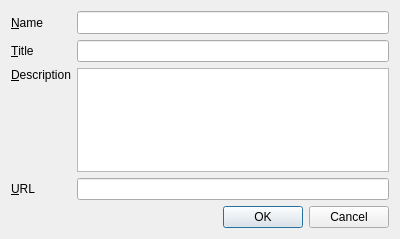
<ui version="4.0" >
 <class>AddUpdateSourceDialog</class>
 <widget class="QDialog" name="AddUpdateSourceDialog" >
  <property name="geometry" >
   <rect>
    <x>0</x>
    <y>0</y>
    <width>400</width>
    <height>239</height>
   </rect>
  </property>
  <property name="windowTitle" >
   <string>Add Update Source</string>
  </property>
  <layout class="QVBoxLayout" >
   <item>
    <layout class="QGridLayout" >
     <item row="0" column="0" >
      <widget class="QLabel" name="label" >
       <property name="text" >
        <string>&amp;Name</string>
       </property>
       <property name="buddy" >
        <cstring>txtName</cstring>
       </property>
      </widget>
     </item>
     <item row="0" column="1" >
      <widget class="QLineEdit" name="txtName" >
       <property name="font" >
        <font>
         <pointsize>10</pointsize>
         <weight>75</weight>
         <bold>true</bold>
        </font>
       </property>
      </widget>
     </item>
     <item row="1" column="0" >
      <widget class="QLabel" name="label_2" >
       <property name="text" >
        <string>&amp;Title</string>
       </property>
       <property name="buddy" >
        <cstring>txtTitle</cstring>
       </property>
      </widget>
     </item>
     <item row="1" column="1" >
      <widget class="QLineEdit" name="txtTitle" >
       <property name="font" >
        <font>
         <pointsize>9</pointsize>
         <italic>false</italic>
        </font>
       </property>
      </widget>
     </item>
     <item row="2" column="0" >
      <widget class="QLabel" name="label_3" >
       <property name="text" >
        <string>&amp;Description</string>
       </property>
       <property name="alignment" >
        <set>Qt::AlignLeading|Qt::AlignLeft|Qt::AlignTop</set>
       </property>
       <property name="buddy" >
        <cstring>txtDescription</cstring>
       </property>
      </widget>
     </item>
     <item row="2" column="1" >
      <widget class="QTextEdit" name="txtDescription" />
     </item>
     <item row="3" column="0" >
      <widget class="QLabel" name="label_4" >
       <property name="text" >
        <string>&amp;URL</string>
       </property>
       <property name="buddy" >
        <cstring>txtUrl</cstring>
       </property>
      </widget>
     </item>
     <item row="3" column="1" >
      <widget class="QLineEdit" name="txtUrl" >
       <property name="palette" >
        <palette>
         <active>
          <colorrole role="Text" >
           <brush brushstyle="SolidPattern" >
            <color alpha="255" >
             <red>0</red>
             <green>45</green>
             <blue>195</blue>
            </color>
           </brush>
          </colorrole>
         </active>
         <inactive>
          <colorrole role="Text" >
           <brush brushstyle="SolidPattern" >
            <color alpha="255" >
             <red>0</red>
             <green>45</green>
             <blue>195</blue>
            </color>
           </brush>
          </colorrole>
         </inactive>
         <disabled>
          <colorrole role="Text" >
           <brush brushstyle="SolidPattern" >
            <color alpha="255" >
             <red>106</red>
             <green>104</green>
             <blue>100</blue>
            </color>
           </brush>
          </colorrole>
         </disabled>
        </palette>
       </property>
       <property name="font" >
        <font>
         <underline>true</underline>
        </font>
       </property>
      </widget>
     </item>
    </layout>
   </item>
   <item>
    <spacer>
     <property name="orientation" >
      <enum>Qt::Vertical</enum>
     </property>
     <property name="sizeHint" >
      <size>
       <width>20</width>
       <height>40</height>
      </size>
     </property>
    </spacer>
   </item>
   <item>
    <widget class="QDialogButtonBox" name="buttonBox" >
     <property name="orientation" >
      <enum>Qt::Horizontal</enum>
     </property>
     <property name="standardButtons" >
      <set>QDialogButtonBox::Cancel|QDialogButtonBox::NoButton|QDialogButtonBox::Ok</set>
     </property>
    </widget>
   </item>
  </layout>
 </widget>
 <resources/>
 <connections>
  <connection>
   <sender>buttonBox</sender>
   <signal>accepted()</signal>
   <receiver>AddUpdateSourceDialog</receiver>
   <slot>accept()</slot>
   <hints>
    <hint type="sourcelabel" >
     <x>257</x>
     <y>229</y>
    </hint>
    <hint type="destinationlabel" >
     <x>157</x>
     <y>274</y>
    </hint>
   </hints>
  </connection>
  <connection>
   <sender>buttonBox</sender>
   <signal>rejected()</signal>
   <receiver>AddUpdateSourceDialog</receiver>
   <slot>reject()</slot>
   <hints>
    <hint type="sourcelabel" >
     <x>325</x>
     <y>229</y>
    </hint>
    <hint type="destinationlabel" >
     <x>286</x>
     <y>274</y>
    </hint>
   </hints>
  </connection>
 </connections>
</ui>
